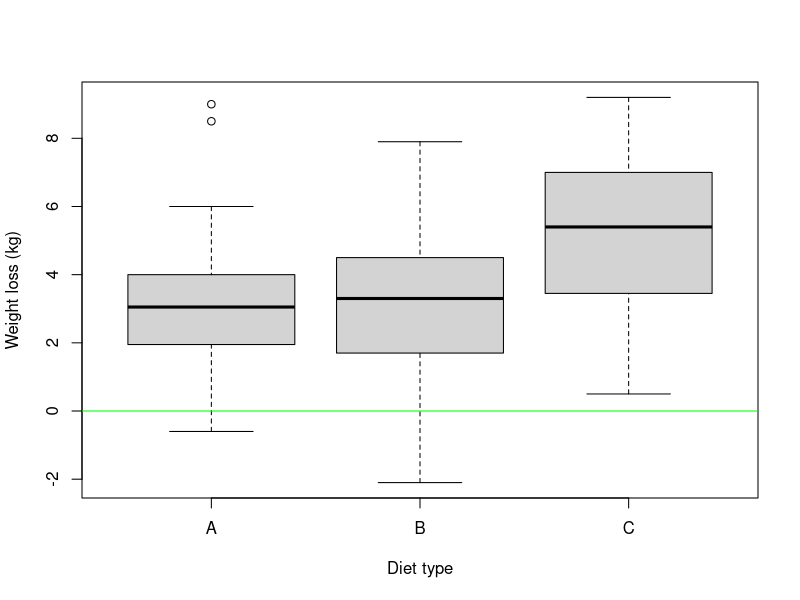
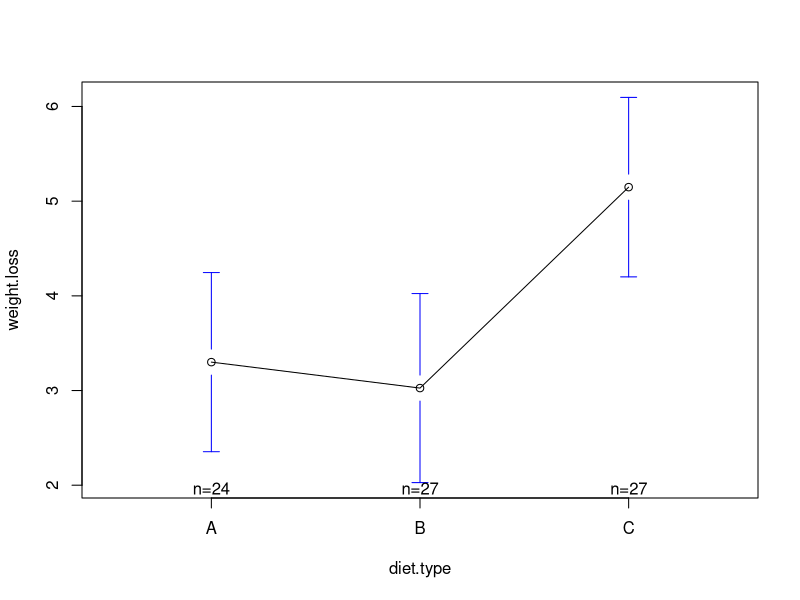
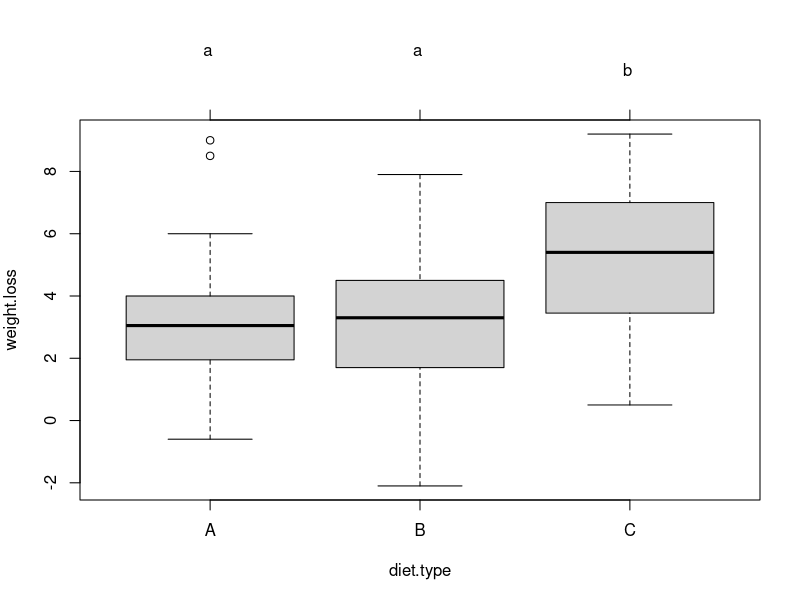

The R script that drew these images, in order:
#Дисперсионный анализ. Пример

#Загрузим данные (требуется установить Рабочую папку с помощью setwd) или указать полный путь
data = read.csv("data/diet.csv",row.names=1)
summary(data)
#Ознакомимся со структурой и переименуем колонки, как нам удобно
#https://www.sheffield.ac.uk/polopoly_fs/1.547015!/file/Diet_data_description.docx
#https://www.sheffield.ac.uk/mash/data
colnames(data) <- c("gender", "age", "height", "initial.weight", 
                    "diet.type", "final.weight")
data$diet.type <- factor(c("A", "B", "C")[data$diet.type])
#Добавим новую колонку - Похудение
data$weight.loss = data$initial.weight - data$final.weight
#Проанализиуем есть ли различия по типам диет
boxplot(weight.loss~diet.type,data=data,col="light gray",
        ylab = "Weight loss (kg)", xlab = "Diet type")
abline(h=0,col="green")

#проверим сбалансированные ли данные
table(data$diet.type)

#График групповых средних
library(gplots) #библиотека устанавлевается с помощью install.packages
plotmeans(weight.loss ~ diet.type, data=data)
aggregate(data$weight.loss, by = list(data$diet.type), FUN=sd)


#Для подгонки ANOVA модели используем функцию aov, частный случай линейной модели lm
#тест на межгрупповые различия
fit <- aov(weight.loss ~ diet.type, data=data)
summary(fit)

#попарные различия между средними значениями для всех групп
TukeyHSD(fit)

#Tukey honest significant differences test)
library(multcomp)
par(mar=c(5,4,6,2))
tuk <- glht(fit, linfct=mcp(diet.type="Tukey"))
plot(cld(tuk, level=.05),col="lightgrey")

#Задание
#Добавить проверку на выборы и избавиться от них
#повторно проверсти все тесты и сравнить результаты с выбросами и без
#Открыть документ https://www.sheffield.ac.uk/polopoly_fs/1.547015!/file/Diet_data_description.docx
#и попытаться выполнить задания из него
